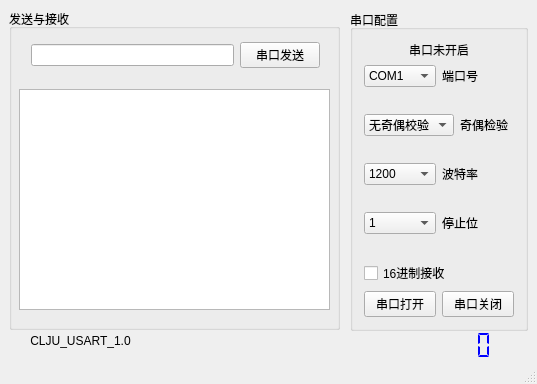
<?xml version="1.0" encoding="UTF-8"?>
<ui version="4.0">
 <class>cjlu_usart</class>
 <widget class="QMainWindow" name="cjlu_usart">
  <property name="enabled">
   <bool>true</bool>
  </property>
  <property name="geometry">
   <rect>
    <x>0</x>
    <y>0</y>
    <width>537</width>
    <height>384</height>
   </rect>
  </property>
  <property name="minimumSize">
   <size>
    <width>537</width>
    <height>366</height>
   </size>
  </property>
  <property name="maximumSize">
   <size>
    <width>1000</width>
    <height>1000</height>
   </size>
  </property>
  <property name="windowTitle">
   <string>CJLU_Usart</string>
  </property>
  <widget class="QWidget" name="centralWidget">
   <widget class="QGroupBox" name="groupBox_2">
    <property name="geometry">
     <rect>
      <x>9</x>
      <y>9</y>
      <width>331</width>
      <height>321</height>
     </rect>
    </property>
    <property name="title">
     <string>发送与接收</string>
    </property>
    <widget class="QPlainTextEdit" name="Receive_Data">
     <property name="geometry">
      <rect>
       <x>10</x>
       <y>80</y>
       <width>311</width>
       <height>221</height>
      </rect>
     </property>
    </widget>
    <widget class="QWidget" name="">
     <property name="geometry">
      <rect>
       <x>11</x>
       <y>21</y>
       <width>311</width>
       <height>51</height>
      </rect>
     </property>
     <layout class="QHBoxLayout" name="horizontalLayout">
      <item>
       <widget class="QLineEdit" name="Write_Line"/>
      </item>
      <item>
       <widget class="QPushButton" name="Button_Send">
        <property name="text">
         <string>串口发送</string>
        </property>
       </widget>
      </item>
     </layout>
    </widget>
   </widget>
   <widget class="QGroupBox" name="groupBox">
    <property name="geometry">
     <rect>
      <x>350</x>
      <y>10</y>
      <width>178</width>
      <height>321</height>
     </rect>
    </property>
    <property name="title">
     <string>串口配置</string>
    </property>
    <layout class="QVBoxLayout" name="verticalLayout">
     <item>
      <widget class="QLabel" name="label_state">
       <property name="text">
        <string>串口未开启</string>
       </property>
       <property name="alignment">
        <set>Qt::AlignCenter</set>
       </property>
      </widget>
     </item>
     <item>
      <layout class="QHBoxLayout" name="horizontalLayout_3">
       <item>
        <widget class="QComboBox" name="COM_Port_Name">
         <item>
          <property name="text">
           <string>COM1</string>
          </property>
         </item>
         <item>
          <property name="text">
           <string>COM2</string>
          </property>
         </item>
         <item>
          <property name="text">
           <string>COM3</string>
          </property>
         </item>
         <item>
          <property name="text">
           <string>COM4</string>
          </property>
         </item>
         <item>
          <property name="text">
           <string>COM5</string>
          </property>
         </item>
         <item>
          <property name="text">
           <string>COM6</string>
          </property>
         </item>
         <item>
          <property name="text">
           <string>COM7</string>
          </property>
         </item>
         <item>
          <property name="text">
           <string>COM8</string>
          </property>
         </item>
         <item>
          <property name="text">
           <string>COM9</string>
          </property>
         </item>
         <item>
          <property name="text">
           <string>COM10</string>
          </property>
         </item>
        </widget>
       </item>
       <item>
        <widget class="QLabel" name="label_2">
         <property name="text">
          <string>端口号</string>
         </property>
        </widget>
       </item>
      </layout>
     </item>
     <item>
      <spacer name="verticalSpacer">
       <property name="orientation">
        <enum>Qt::Vertical</enum>
       </property>
       <property name="sizeHint" stdset="0">
        <size>
         <width>20</width>
         <height>40</height>
        </size>
       </property>
      </spacer>
     </item>
     <item>
      <layout class="QHBoxLayout" name="horizontalLayout_4">
       <item>
        <widget class="QComboBox" name="COM_Check_Bit">
         <item>
          <property name="text">
           <string>无奇偶校验</string>
          </property>
         </item>
         <item>
          <property name="text">
           <string>偶校验位</string>
          </property>
         </item>
         <item>
          <property name="text">
           <string>奇校验位</string>
          </property>
         </item>
        </widget>
       </item>
       <item>
        <widget class="QLabel" name="label_3">
         <property name="text">
          <string>奇偶检验</string>
         </property>
        </widget>
       </item>
      </layout>
     </item>
     <item>
      <spacer name="verticalSpacer_2">
       <property name="orientation">
        <enum>Qt::Vertical</enum>
       </property>
       <property name="sizeHint" stdset="0">
        <size>
         <width>20</width>
         <height>40</height>
        </size>
       </property>
      </spacer>
     </item>
     <item>
      <layout class="QHBoxLayout" name="horizontalLayout_5">
       <item>
        <widget class="QComboBox" name="COM_Baud_Rate">
         <item>
          <property name="text">
           <string>1200</string>
          </property>
         </item>
         <item>
          <property name="text">
           <string>2400</string>
          </property>
         </item>
         <item>
          <property name="text">
           <string>4800</string>
          </property>
         </item>
         <item>
          <property name="text">
           <string>9600</string>
          </property>
         </item>
         <item>
          <property name="text">
           <string>19200</string>
          </property>
         </item>
         <item>
          <property name="text">
           <string>38400</string>
          </property>
         </item>
         <item>
          <property name="text">
           <string>57600</string>
          </property>
         </item>
         <item>
          <property name="text">
           <string>115200</string>
          </property>
         </item>
        </widget>
       </item>
       <item>
        <widget class="QLabel" name="label_4">
         <property name="text">
          <string>波特率</string>
         </property>
        </widget>
       </item>
      </layout>
     </item>
     <item>
      <spacer name="verticalSpacer_3">
       <property name="orientation">
        <enum>Qt::Vertical</enum>
       </property>
       <property name="sizeHint" stdset="0">
        <size>
         <width>20</width>
         <height>40</height>
        </size>
       </property>
      </spacer>
     </item>
     <item>
      <layout class="QHBoxLayout" name="horizontalLayout_6">
       <item>
        <widget class="QComboBox" name="COM_Stop_Bit">
         <item>
          <property name="text">
           <string>1</string>
          </property>
         </item>
         <item>
          <property name="text">
           <string>1.5</string>
          </property>
         </item>
         <item>
          <property name="text">
           <string>2</string>
          </property>
         </item>
        </widget>
       </item>
       <item>
        <widget class="QLabel" name="label_5">
         <property name="text">
          <string>停止位</string>
         </property>
        </widget>
       </item>
      </layout>
     </item>
     <item>
      <spacer name="verticalSpacer_4">
       <property name="orientation">
        <enum>Qt::Vertical</enum>
       </property>
       <property name="sizeHint" stdset="0">
        <size>
         <width>20</width>
         <height>40</height>
        </size>
       </property>
      </spacer>
     </item>
     <item>
      <widget class="QCheckBox" name="Check_Send">
       <property name="text">
        <string>16进制接收</string>
       </property>
      </widget>
     </item>
     <item>
      <layout class="QHBoxLayout" name="horizontalLayout_2">
       <item>
        <widget class="QPushButton" name="Button_Open">
         <property name="text">
          <string>串口打开</string>
         </property>
        </widget>
       </item>
       <item>
        <widget class="QPushButton" name="Button_Close">
         <property name="text">
          <string>串口关闭</string>
         </property>
        </widget>
       </item>
      </layout>
     </item>
    </layout>
   </widget>
   <widget class="QLCDNumber" name="Time">
    <property name="geometry">
     <rect>
      <x>340</x>
      <y>330</y>
      <width>191</width>
      <height>31</height>
     </rect>
    </property>
    <property name="styleSheet">
     <string notr="true">color:rgb(0, 0, 255)</string>
    </property>
    <property name="frameShape">
     <enum>QFrame::NoFrame</enum>
    </property>
    <property name="digitCount">
     <number>8</number>
    </property>
    <property name="segmentStyle">
     <enum>QLCDNumber::Flat</enum>
    </property>
   </widget>
   <widget class="QLabel" name="label">
    <property name="geometry">
     <rect>
      <x>10</x>
      <y>320</y>
      <width>141</width>
      <height>41</height>
     </rect>
    </property>
    <property name="text">
     <string>CLJU_USART_1.0</string>
    </property>
    <property name="alignment">
     <set>Qt::AlignCenter</set>
    </property>
   </widget>
  </widget>
  <widget class="QStatusBar" name="statusBar">
   <property name="maximumSize">
    <size>
     <width>16777215</width>
     <height>16777215</height>
    </size>
   </property>
  </widget>
 </widget>
 <layoutdefault spacing="6" margin="11"/>
 <resources/>
 <connections/>
</ui>
